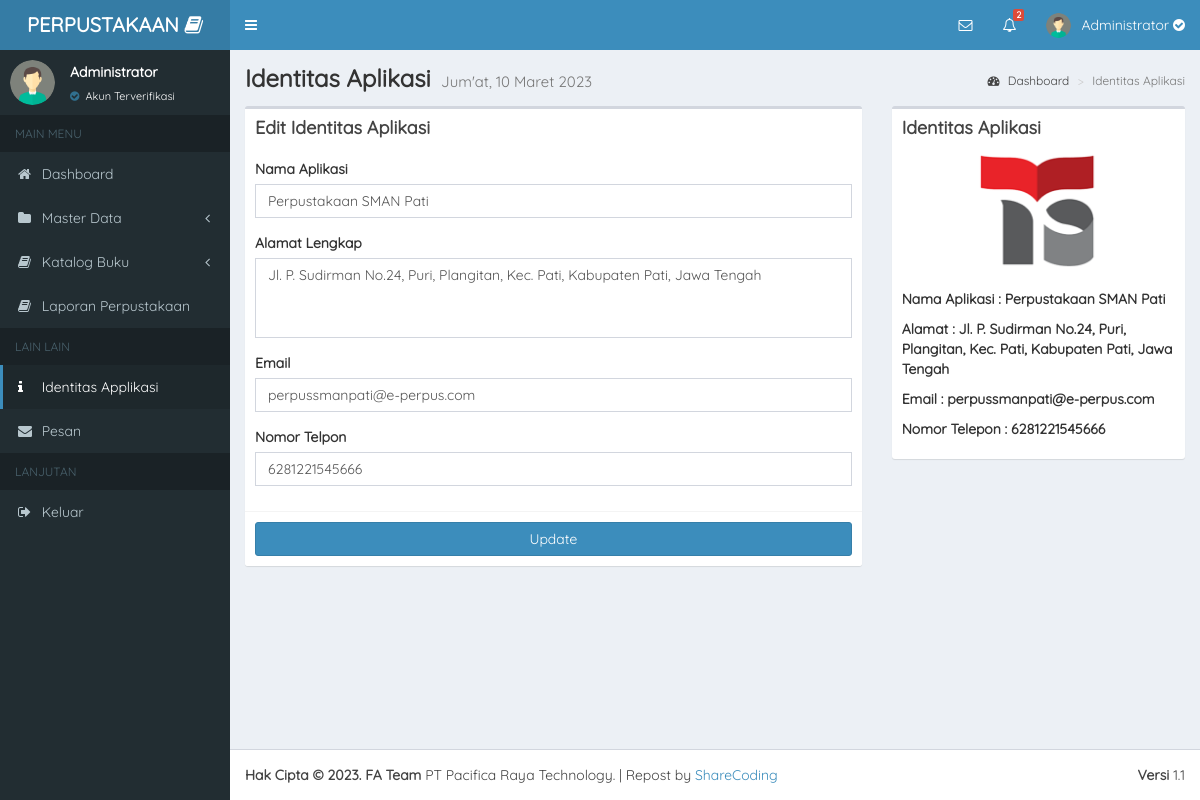
The page /app/admin/identitas-app (signed in) on the database its author committed.
### tables this page shows
CREATE TABLE `identitas` (
  `id_identitas` int(11) NOT NULL,
  `nama_app` varchar(50) NOT NULL,
  `alamat_app` text NOT NULL,
  `email_app` varchar(125) NOT NULL,
  `nomor_hp` char(50) NOT NULL
);

### app/admin/pages/views/v_identitas_app.php (the view, shortened to what this page needs)
<div class="content-wrapper">
    <section class="content-header">
        <h1 style="font-family: 'Quicksand', sans-serif; font-weight: bold;">
            Identitas Aplikasi
            <small>
            </small>
        </h1>
        <ol class="breadcrumb">
            <li><a href="dashboard"><i class="fa fa-dashboard"></i> Dashboard</a></li>
            <li class="active">Identitas Aplikasi</li>
        </ol>
    </section>
    <section class="content">
        <div class="row">
            <div class="col-md-8">
                <div class="box">
                    <div class="box-header">
                        <h3 class="box-title" style="font-family: 'Quicksand', sans-serif; font-weight: bold;">Edit Identitas Aplikasi</h3>
                    </div>
                    <form action="pages/function/Identitas.php?aksi=edit" method="POST" enctype="multipart/form-data">
                        <?php
                        include "../../config/koneksi.php";
                        $query = mysqli_query($koneksi, "SELECT * FROM identitas WHERE id_identitas = '1'");
                        $row = mysqli_fetch_assoc($query);
                        ?>
                        <div class="box-body">
                            <div class="form-group">
                                <label for="nameApp">Nama Aplikasi</label>
                                <input type="text" class="form-control" id="nameApp" value="<?= $row['nama_app']; ?>" name="App" required>
                            </div>
                            <div class="form-group">
                                <label for="alamaT">Alamat Lengkap</label>
                                <textarea class="form-control" style="height: 80px; resize: none;" name="Alamat" required><?= $row['alamat_app']; ?></textarea>
                            </div>
                            <div class="form-group">
                                <label for="emaiL">Email</label>
                                <input type="email" class="form-control" id="emaiL" value="<?= $row['email_app']; ?>" name="Email" required>
                            </div>
                            <div class="form-group">
                                <label for="telP">Nomor Telpon</label>
                                <input type="number" class="form-control" id="telP" value="<?= $row['nomor_hp']; ?>" name="Telp" required>
                            </div>
                        </div>
                        <div class="box-footer">
                            <button type="submit" class="btn btn-block btn-primary">Update</button>
                        </div>
                    </form>
                </div>
            </div>
            <div class="col-md-4">
                <div class="box">
                    <div class="box-header">
                        <h3 class="box-title" style="font-family: 'Quicksand', sans-serif; font-weight: bold;">Identitas Aplikasi</h3>
                    </div>
                    <div class="box-body">
                        <img src="../../assets/dist/img/smk-telkom.png" style="width: 125px; height: 125px; display: block; margin-left: auto; margin-right: auto; margin-top: -10px; margin-bottom: 15px;">
                        <p style="font-weight: bold;">Nama Aplikasi : <?= $row['nama_app']; ?></p>
                        <p style="font-weight: bold;">Alamat : <?= $row['alamat_app']; ?></p>
                        <p style="font-weight: bold;">Email : <?= $row['email_app']; ?></p>
                        <p style="font-weight: bold;">Nomor Telepon : <?= $row['nomor_hp']; ?></p>
                    </div>
                </div>
            </div>
    </section>
</div>

### rows shown on the page
identitas: App "Perpustakaan SMAN Pati", Alamat "Jl. P. Sudirman No.24, Puri, Plangitan, Kec. Pati, Kabupaten Pati, Jawa Tengah", Email "perpussmanpati@e-perpus.com", Telp "6281221545666", nama_app "Perpustakaan SMAN Pati", alamat_app "Jl. P. Sudirman No.24, Puri, Plangitan, Kec. Pati, Kabupaten Pati, Jawa Tengah", email_app "perpussmanpati@e-perpus.com", nomor_hp "6281221545666"

### other values the page prints
$jumlah_notif "2"
$_SESSION['fullname'] "Administrator"
